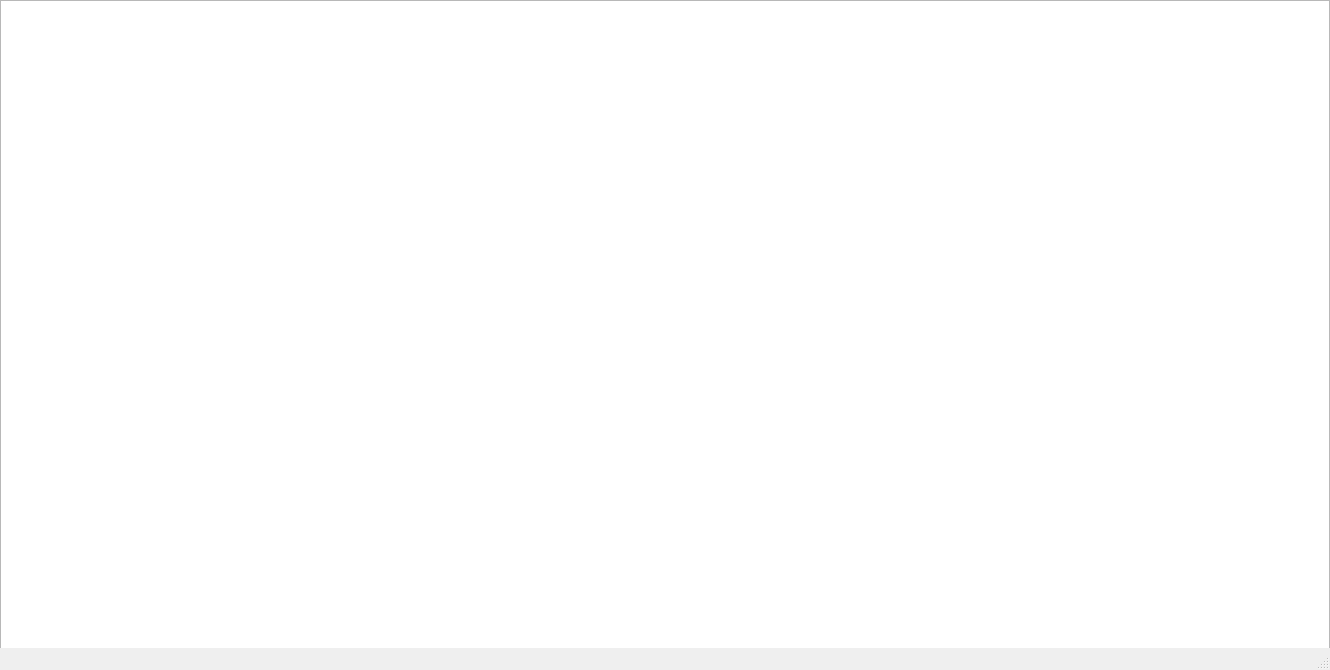
<?xml version="1.0" encoding="UTF-8"?>
<ui version="4.0">
 <class>MainWindow</class>
 <widget class="QMainWindow" name="MainWindow">
  <property name="geometry">
   <rect>
    <x>0</x>
    <y>0</y>
    <width>1330</width>
    <height>670</height>
   </rect>
  </property>
  <property name="windowTitle">
   <string>MainWindow</string>
  </property>
  <widget class="QWidget" name="centralwidget">
   <widget class="QGraphicsView" name="graphicsView">
    <property name="geometry">
     <rect>
      <x>0</x>
      <y>0</y>
      <width>1330</width>
      <height>670</height>
     </rect>
    </property>
   </widget>
  </widget>
  <widget class="QMenuBar" name="menubar">
   <property name="geometry">
    <rect>
     <x>0</x>
     <y>0</y>
     <width>1330</width>
     <height>21</height>
    </rect>
   </property>
  </widget>
  <widget class="QStatusBar" name="statusbar"/>
 </widget>
 <resources/>
 <connections/>
</ui>
